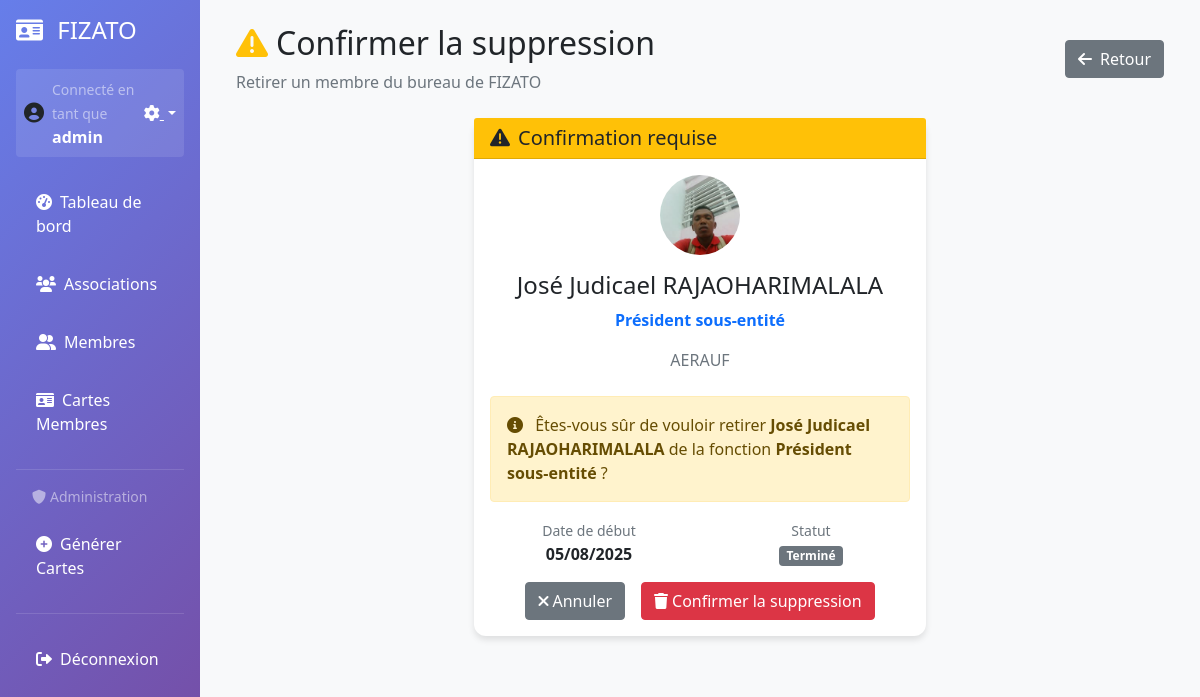
Screenshot of /fizato/bureau/6/supprimer/ (signed in) with the database file from the repository.
### membres/models.py (models this page shows, shortened)
class MembreBureau(models.Model):
    membre = models.ForeignKey(Membre, on_delete=models.CASCADE, verbose_name="Membre")
    fonction = models.ForeignKey(FonctionBureau, on_delete=models.CASCADE, verbose_name="Fonction")
    date_debut = models.DateField(verbose_name="Date de début de mandat")
    date_fin = models.DateField(blank=True, null=True, verbose_name="Date de fin de mandat")
    est_actuel = models.BooleanField(default=True, verbose_name="Mandat actuel")
    mandat = models.ForeignKey('Mandat', on_delete=models.CASCADE, null=True, blank=True, related_name='membres_bureau')
    class Meta:
        verbose_name = "Membre du Bureau"
        verbose_name_plural = "Membres du Bureau"
        ordering = ['fonction__niveau_hierarchique', 'membre__nom']
        constraints = [
            models.UniqueConstraint(
                fields=['membre', 'fonction'],
                condition=models.Q(est_actuel=True),
                name='unique_membre_fonction_actuel'
            )
        ]

class Membre(models.Model):
    user = models.OneToOneField(User, on_delete=models.CASCADE, blank=True, null=True, verbose_name="Utilisateur", help_text="Compte utilisateur associé")
    association = models.ForeignKey(Association, on_delete=models.CASCADE, related_name='membres')
    nom = models.CharField(max_length=100, verbose_name="Nom du membre")
    prenom = models.CharField(max_length=100, verbose_name="Prénom du membre")
    numero_cin = models.CharField(
        max_length=20,
        verbose_name="N° CIN",
        unique=True,
        help_text="Numéro de Carte d'Identité Nationale"
    )
    filiere = models.CharField(max_length=100, verbose_name="Filière")
    parcours = models.CharField(max_length=100, verbose_name="Parcours")
    numero_carte = models.CharField(max_length=20, verbose_name="N°C", unique=True, blank=True)
    photo = models.ImageField(upload_to='photos/membres/', blank=True, null=True, verbose_name="Photo du membre")
    date_naissance = models.DateField(blank=True, null=True, verbose_name="Date de naissance")
    etablissement = models.CharField(max_length=150, blank=True, null=True, verbose_name="Établissement")
    adresse = models.CharField(max_length=255, blank=True, null=True, verbose_name="Adresse ou Cité universitaire")
    telephone = models.CharField(max_length=30, blank=True, null=True, verbose_name="Téléphone")
    email = models.EmailField(blank=True, null=True, verbose_name="Email")
    nom_facebook = models.CharField(max_length=100, blank=True, null=True, verbose_name="Nom Facebook")
    created_at = models.DateTimeField(auto_now_add=True)
    updated_at = models.DateTimeField(auto_now=True)
    class Meta:
        verbose_name = "Membre"
        verbose_name_plural = "Membres"
        ordering = ['-created_at']

class FonctionBureau(models.Model):
    nom = models.CharField(max_length=100, verbose_name="Nom de la fonction")
    niveau_hierarchique = models.PositiveIntegerField(default=1, verbose_name="Niveau hiérarchique",
                                                     help_text="1 = Président, 2 = Vice-président, etc.")
    description = models.TextField(blank=True, null=True, verbose_name="Description de la fonction")
    class Meta:
        verbose_name = "Fonction du Bureau"
        verbose_name_plural = "Fonctions du Bureau"
        ordering = ['niveau_hierarchique', 'nom']

class Association(models.Model):
    nom = models.CharField(max_length=200, verbose_name="Nom de l'Association")
    logo_association = models.ImageField(upload_to='logos/associations/', blank=True, null=True, verbose_name="Logo Association")
    logo_universite = models.ImageField(upload_to='logos/universites/', blank=True, null=True, verbose_name="Logo Université")
    logo_fizato = models.ImageField(upload_to='logos/fizato/', blank=True, null=True, verbose_name="Logo FI.ZA.TO")
    devise = models.CharField(max_length=500, verbose_name="Devise", blank=True, null=True)
    fondateurs = models.TextField(verbose_name="Fondateurs de l'association", default="",
                                 help_text="Séparez les noms par des virgules")
    description = models.TextField(verbose_name="Description", blank=True, null=True)
    date_creation = models.DateField(verbose_name="Date de création", default=timezone.now)
    created_at = models.DateTimeField(auto_now_add=True)
    class Meta:
        verbose_name = "Association"
        verbose_name_plural = "Associations"

### membres/views.py (the view)
# urls.py: path('fizato/bureau/<int:membre_bureau_id>/supprimer/', views.supprimer_membre_bureau, name='supprimer_membre_bureau'),
@admin_required
def supprimer_membre_bureau(request, membre_bureau_id):
    membre_bureau = get_object_or_404(MembreBureau, id=membre_bureau_id)
    if request.method == 'POST':
        nom_membre = str(membre_bureau.membre)
        fonction = str(membre_bureau.fonction)
        membre_bureau.delete()
        messages.success(request, f'{nom_membre} a été retiré de la fonction {fonction}.')
        return redirect('detail_fizato')
    return render(request, 'membres/confirmer_suppression_membre_bureau.html', {
        'membre_bureau': membre_bureau
    })

### membres/templates/membres/confirmer_suppression_membre_bureau.html (shortened to what this page needs)
{% extends "membres/base.html" %}
{% block content %}
<div class="d-flex justify-content-between align-items-center mb-4">
    <div>
        <h2><i class="fas fa-exclamation-triangle text-warning me-2"></i>Confirmer la suppression</h2>
        <p class="text-muted mb-0">Retirer un membre du bureau de FIZATO</p>
    </div>
    <a href="{% url 'detail_fizato' %}" class="btn btn-secondary">
        <i class="fas fa-arrow-left me-2"></i>Retour
    </a>
</div>
<div class="row justify-content-center">
    <div class="col-lg-6">
        <div class="card border-warning">
            <div class="card-header bg-warning text-dark">
                <h5 class="mb-0">
                    <i class="fas fa-exclamation-triangle me-2"></i>Confirmation requise
                </h5>
            </div>
            <div class="card-body">
                <div class="text-center mb-4">
                    {% if membre_bureau.membre.photo %}
                        <img src="{{ membre_bureau.membre.photo.url }}" alt="Photo {{ membre_bureau.membre.prenom }}"
                             class="rounded-circle mb-3" style="width: 80px; height: 80px; object-fit: cover;">
                    {% else %}
                        <i class="fas fa-user-circle fa-4x text-muted mb-3"></i>
                    {% endif %}
                    <h4>{{ membre_bureau.membre.prenom }} {{ membre_bureau.membre.nom }}</h4>
                    <p class="text-primary fw-bold">{{ membre_bureau.fonction.nom }}</p>
                    <p class="text-muted">{{ membre_bureau.membre.association.nom }}</p>
                </div>
                <div class="alert alert-warning" role="alert">
                    <i class="fas fa-info-circle me-2"></i>
                    Êtes-vous sûr de vouloir retirer <strong>{{ membre_bureau.membre.prenom }} {{ membre_bureau.membre.nom }}</strong>
                    de la fonction <strong>{{ membre_bureau.fonction.nom }}</strong> ?
                </div>
                <div class="row text-center mb-3">
                    <div class="col-6">
                        <small class="text-muted">Date de début</small>
                        <div class="fw-bold">{{ membre_bureau.date_debut|date:"d/m/Y" }}</div>
                    </div>
                    <div class="col-6">
                        <small class="text-muted">Statut</small>
                        <div>
                            {% if membre_bureau.est_actuel %}
                                <span class="badge bg-success">Actuel</span>
                            {% else %}
                                <span class="badge bg-secondary">Terminé</span>
                            {% endif %}
                        </div>
                    </div>
                </div>
                <form method="post" class="text-center">
                    <div class="d-flex justify-content-center gap-3">
                        <a href="{% url 'detail_fizato' %}" class="btn btn-secondary">
                            <i class="fas fa-times me-1"></i>Annuler
                        </a>
                        <button type="submit" class="btn btn-danger">
                            <i class="fas fa-trash me-1"></i>Confirmer la suppression
                        </button>
                    </div>
                </form>
            </div>
        </div>
    </div>
</div>
{% endblock %}

### membres/templates/membres/base.html (shortened to what this page needs)
<!DOCTYPE html>
<html lang="fr">
<head>
    <link href="https://cdn.jsdelivr.net/npm/bootstrap@5.1.3/dist/css/bootstrap.min.css" rel="stylesheet">
    <link href="https://cdnjs.cloudflare.com/ajax/libs/font-awesome/6.0.0/css/all.min.css" rel="stylesheet">
</head>
<body class="bg-light">
    <div class="container-fluid">
        <div class="row">
            <div class="col-md-3 col-lg-2 sidebar p-0">
                <div class="p-3">
                    <h4 class="text-white mb-4">
                        <a href="{% url 'admin:index' %}" class="text-white text-decoration-none admin-icon" title="Administration Django">
                            <i class="fas fa-id-card me-2"></i>
                        </a><a href="{% url 'detail_fizato' %}" class="text-white text-decoration-none" title="Détails FIZATO">FIZATO</a>
                    </h4>
                    {% if user.is_authenticated %}
                        <div class="user-status mb-3 p-2 rounded" style="background: rgba(255,255,255,0.1);">
                            <div class="d-flex align-items-center">
                                <div class="me-2">
                                    {% if user.membre and user.membre.photo %}
                                        <img src="{{ user.membre.photo.url }}" alt="Photo profil"
                                             class="rounded-circle" style="width: 40px; height: 40px; object-fit: cover;">
                                    {% else %}
                                        <i class="fas fa-user-circle fa-lg"></i>
                                    {% endif %}
                                </div>
                                <div class="flex-grow-1">
                                    <small class="text-white-50">Connecté en tant que</small>
                                    <div class="text-white fw-bold">{{ user.get_full_name|default:user.username }}</div>
                                </div>
                                <div class="dropdown">
                                    <a href="#" class="text-white dropdown-toggle" data-bs-toggle="dropdown" title="Options du profil">
                                        <i class="fas fa-cog"></i>
                                    </a>
                                </div>
                            </div>
                        </div>
                    {% endif %}
                    <nav class="nav flex-column">
                        <a class="nav-link" href="{% url 'dashboard' %}">
                            <i class="fas fa-tachometer-alt me-2"></i>Tableau de bord
                        </a>
                        <a class="nav-link" href="{% url 'liste_associations' %}">
                            <i class="fas fa-users me-2"></i>Associations
                        </a>
                        <a class="nav-link" href="{% url 'liste_membres' %}">
                            <i class="fas fa-user-friends me-2"></i>Membres
                        </a>
                        <a class="nav-link" href="{% url 'liste_cartes_membres' %}">
                            <i class="fas fa-id-card me-2"></i>Cartes Membres
                        </a>
                        {% if user.is_staff or user.is_superuser %}
                        <hr class="text-white-50 my-3">
                        <small class="text-white-50 px-3 mb-2 d-block">
                            <i class="fas fa-shield-alt me-1"></i>Administration
                        </small>
                        <a class="nav-link" href="{% url 'generer_cartes' %}">
                            <i class="fas fa-plus-circle me-2"></i>Générer Cartes
                        </a>
                        {% endif %}
                        {% if user.is_authenticated %}
                        <hr class="text-white-50">
                        <a class="nav-link" href="#" data-bs-toggle="modal" data-bs-target="#logoutModal">
                            <i class="fas fa-sign-out-alt me-2"></i>Déconnexion
                        </a>
                        {% endif %}
                    </nav>
                </div>
            </div>
            <div class="col-md-9 col-lg-10">
                <div class="p-4">
                    {% block content %}
                    {% endblock %}
                </div>
            </div>
        </div>
    </div>
</body>
</html>

### membres/templates/membres/base.html (style rules this page uses)
.sidebar { min-height: 100vh; background: linear-gradient(135deg, #667eea 0%, #764ba2 100%); }
.sidebar .nav-link { color: white; padding: 12px 20px; margin: 5px 0; border-radius: 8px; transition: all 0.3s; }
.card { box-shadow: 0 4px 6px rgba(0, 0, 0, 0.1); border: none; border-radius: 12px; }

### rows the page displays
MembreBureau: membre.photo (picture), membre.prenom "José Judicael", membre.nom "RAJAOHARIMALALA", fonction.nom "Président sous-entité", membre.association.nom "AERAUF", date_debut "05/08/2025"

### other values shown
{{ user.get_full_name|default:user.username }} "admin"
